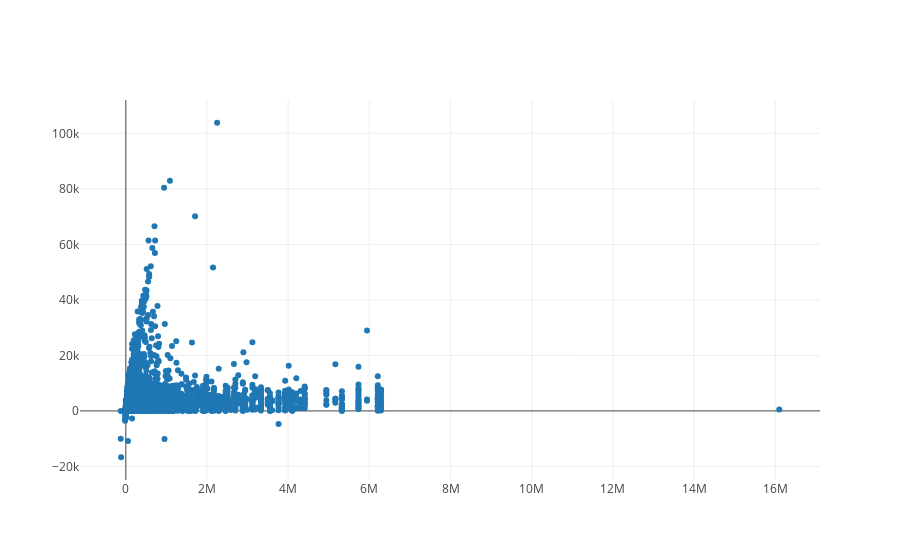

Notebook cell for this chart:
### Code cell
trace = go.Scatter(
    x=merged.cons_12m,
    y=merged.forecast_cons_12m,
    mode ='markers'
)

data = [trace]

plotly.offline.iplot(data)

### Figure 1 — Plotly figure (JSON) as saved in the notebook; plotly's stock layout.template omitted (floating-point values rounded to 4 significant figures; data arrays with more than 128 entries replaced by an {"elided": "..."} marker saying what was removed)
{"data": [{"mode": "markers", "type": "scatter", "x": {"elided": "16096 int values"}, "y": {"elided": "16096 float values"}}], "layout": {}}
